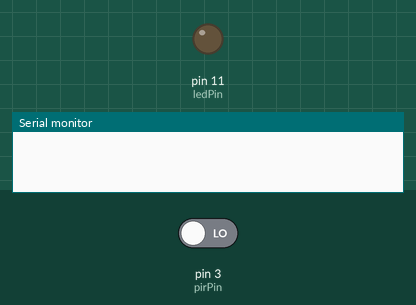
Bench run of a sketch on a simulated Arduino Uno, built with avr-gcc and run on an emulated ATmega328P. Parts: output pins drawn as LEDs (lit = HIGH), the last lines printed to the serial monitor. Inputs (shaded band) come from the test bench; at power-on: pin 3 (pirPin) LOW.

Above: at 1.2 s.
1.3 s: pin 3 (pirPin) driven HIGH
At 2.2 s:
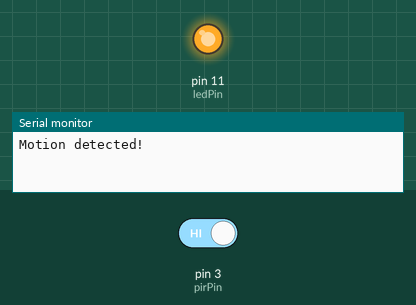
2.8 s: pin 3 (pirPin) driven LOW
At 3.7 s:
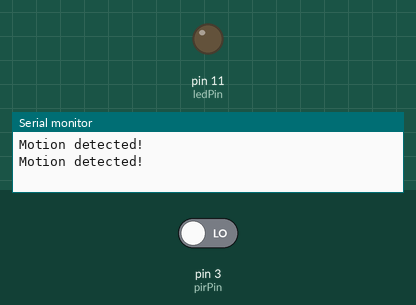
Timing chart, 0 to 5.8 s (numbered marks = the images above; inputs shaded):
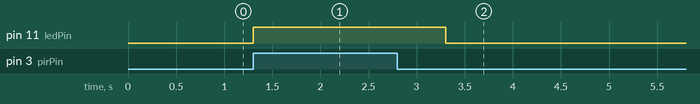

The sketch:

Exercise_6.ino
```cpp
int pirPin = 3;    // PIR sensor output pin
int ledPin = 11;   // LED pin

void setup() {
  pinMode(pirPin, INPUT);   // Set PIR pin as input
  pinMode(ledPin, OUTPUT);  // Set LED pin as output
  Serial.begin(9600);       // Initialize serial communication for debugging
}

void loop() {
  int motionState = digitalRead(pirPin);  // Read PIR sensor state

  if (motionState == HIGH) {
    digitalWrite(ledPin, HIGH);  // Turn on the LED when motion is detected
    Serial.println("Motion detected!");
    delay(1000);  // You can adjust the delay based on your preference
  } else {
    digitalWrite(ledPin, LOW);  // Turn off the LED when no motion is detected
  }
}
```

Measured:
- after the input at 1.3 s, pin 11 (ledPin): LOW → HIGH at once
- after the input at 2.8 s, pin 11 (ledPin): HIGH → LOW after 0.50 s
